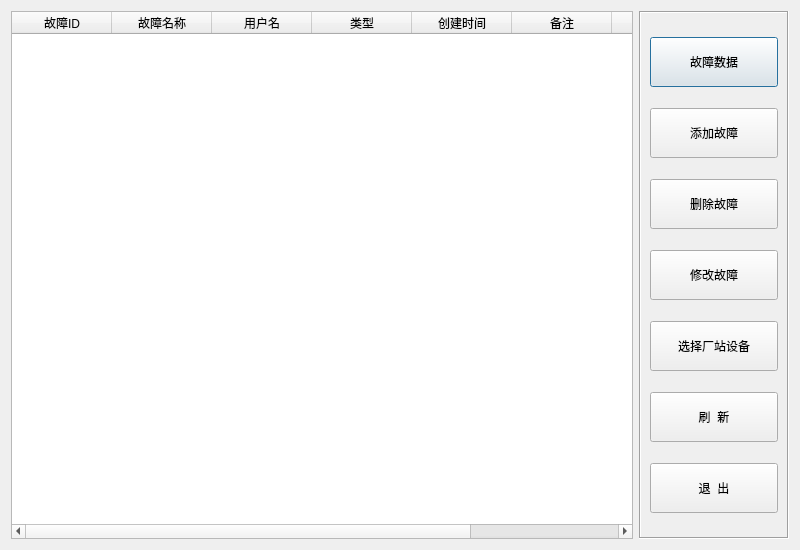
<?xml version="1.0" encoding="UTF-8"?>
<ui version="4.0">
 <class>CFaultTable</class>
 <widget class="QDialog" name="CFaultTable">
  <property name="geometry">
   <rect>
    <x>0</x>
    <y>0</y>
    <width>800</width>
    <height>550</height>
   </rect>
  </property>
  <property name="windowTitle">
   <string>故障库</string>
  </property>
  <layout class="QHBoxLayout" name="horizontalLayout">
   <item>
    <widget class="QTableWidget" name="listFault">
     <property name="styleSheet">
      <string notr="true">font: 14pt &quot;宋体&quot;;</string>
     </property>
     <property name="sortingEnabled">
      <bool>true</bool>
     </property>
     <attribute name="horizontalHeaderStretchLastSection">
      <bool>true</bool>
     </attribute>
     <column>
      <property name="text">
       <string>故障ID</string>
      </property>
     </column>
     <column>
      <property name="text">
       <string>故障名称</string>
      </property>
     </column>
     <column>
      <property name="text">
       <string>用户名</string>
      </property>
     </column>
     <column>
      <property name="text">
       <string>类型</string>
      </property>
     </column>
     <column>
      <property name="text">
       <string>创建时间</string>
      </property>
     </column>
     <column>
      <property name="text">
       <string>备注</string>
      </property>
     </column>
     <column>
      <property name="text">
       <string>厂站名</string>
      </property>
     </column>
     <column>
      <property name="text">
       <string>设备名</string>
      </property>
     </column>
    </widget>
   </item>
   <item>
    <widget class="QFrame" name="frame">
     <property name="minimumSize">
      <size>
       <width>150</width>
       <height>0</height>
      </size>
     </property>
     <property name="maximumSize">
      <size>
       <width>150</width>
       <height>16777215</height>
      </size>
     </property>
     <property name="frameShape">
      <enum>QFrame::Box</enum>
     </property>
     <property name="frameShadow">
      <enum>QFrame::Sunken</enum>
     </property>
     <layout class="QVBoxLayout" name="verticalLayout">
      <item>
       <widget class="QPushButton" name="buttonFaultData">
        <property name="minimumSize">
         <size>
          <width>0</width>
          <height>50</height>
         </size>
        </property>
        <property name="styleSheet">
         <string notr="true">font: 14pt &quot;宋体&quot;;</string>
        </property>
        <property name="text">
         <string>故障数据</string>
        </property>
       </widget>
      </item>
      <item>
       <widget class="QPushButton" name="buttonFaultAdd">
        <property name="minimumSize">
         <size>
          <width>0</width>
          <height>50</height>
         </size>
        </property>
        <property name="styleSheet">
         <string notr="true">font: 14pt &quot;宋体&quot;;</string>
        </property>
        <property name="text">
         <string>添加故障</string>
        </property>
       </widget>
      </item>
      <item>
       <widget class="QPushButton" name="buttonFaultDel">
        <property name="minimumSize">
         <size>
          <width>0</width>
          <height>50</height>
         </size>
        </property>
        <property name="styleSheet">
         <string notr="true">font: 14pt &quot;宋体&quot;;</string>
        </property>
        <property name="text">
         <string>删除故障</string>
        </property>
       </widget>
      </item>
      <item>
       <widget class="QPushButton" name="buttonFaultModify">
        <property name="minimumSize">
         <size>
          <width>0</width>
          <height>50</height>
         </size>
        </property>
        <property name="styleSheet">
         <string notr="true">font: 14pt &quot;宋体&quot;;</string>
        </property>
        <property name="text">
         <string>修改故障</string>
        </property>
       </widget>
      </item>
      <item>
       <widget class="QPushButton" name="buttonStnDev">
        <property name="minimumSize">
         <size>
          <width>0</width>
          <height>50</height>
         </size>
        </property>
        <property name="styleSheet">
         <string notr="true">font: 14pt &quot;宋体&quot;;</string>
        </property>
        <property name="text">
         <string>选择厂站设备</string>
        </property>
       </widget>
      </item>
      <item>
       <widget class="QPushButton" name="buttonRefresh">
        <property name="minimumSize">
         <size>
          <width>0</width>
          <height>50</height>
         </size>
        </property>
        <property name="styleSheet">
         <string notr="true">font: 14pt &quot;宋体&quot;;</string>
        </property>
        <property name="text">
         <string>刷  新</string>
        </property>
       </widget>
      </item>
      <item>
       <widget class="QPushButton" name="buttonExit">
        <property name="minimumSize">
         <size>
          <width>0</width>
          <height>50</height>
         </size>
        </property>
        <property name="styleSheet">
         <string notr="true">font: 14pt &quot;宋体&quot;;</string>
        </property>
        <property name="text">
         <string>退  出</string>
        </property>
       </widget>
      </item>
     </layout>
    </widget>
   </item>
  </layout>
 </widget>
 <tabstops>
  <tabstop>buttonFaultData</tabstop>
  <tabstop>buttonFaultAdd</tabstop>
  <tabstop>buttonFaultDel</tabstop>
  <tabstop>buttonFaultModify</tabstop>
  <tabstop>buttonRefresh</tabstop>
  <tabstop>buttonExit</tabstop>
  <tabstop>listFault</tabstop>
 </tabstops>
 <resources/>
 <connections>
  <connection>
   <sender>buttonExit</sender>
   <signal>clicked()</signal>
   <receiver>CFaultTable</receiver>
   <slot>reject()</slot>
   <hints>
    <hint type="sourcelabel">
     <x>705</x>
     <y>490</y>
    </hint>
    <hint type="destinationlabel">
     <x>399</x>
     <y>274</y>
    </hint>
   </hints>
  </connection>
 </connections>
</ui>
